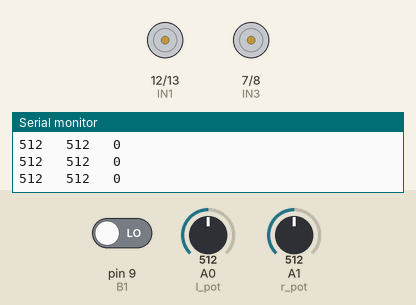
Simulated run of this sketch. Board: Arduino Uno, built with avr-gcc and run on an emulated ATmega328P. On the bench: motor-driver pin pairs drawn as motors (green arrow = first pin HIGH = forward, orange = second pin HIGH = backward, longer = more drive, scaled by the enable pin), the last lines printed to the serial monitor. Inputs (shaded band) come from the test bench; at power-on: pin 9 (B1) LOW, A0 (l_pot) = 512, A1 (r_pot) = 512.

Above: at 1.2 s.
1.3 s: pin 9 (B1) driven HIGH
At 1.83 s:
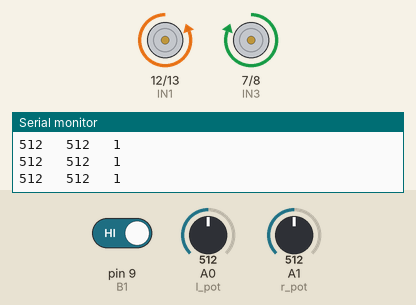
4.3 s: pin 9 (B1) driven LOW
At 4.8 s:
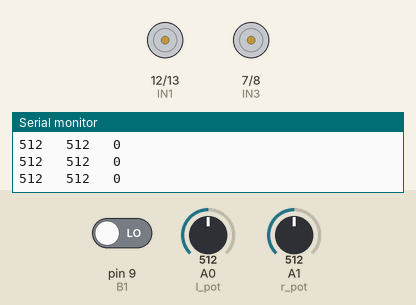
7.3 s: A0 (l_pot) set to 105
10.3 s: A0 (l_pot) set to 91
11.8 s: A1 (r_pot) set to 105
13.3 s: A1 (r_pot) set to 93
Timing chart, 0 to 16.3 s (numbered marks = the images above; inputs shaded):
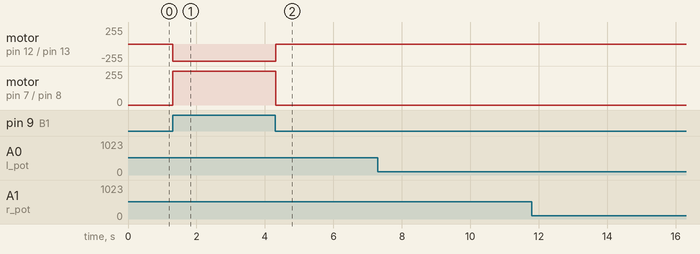

The sketch:

MKII_FA_ACTUATION.ino
```cpp
// bottom link rotation: 56.479931 deg
// top link rotation: 86.479945 deg
//Yellow +
//Green -
#define r_pot A1
#define l_pot A0

#define IN1 12
#define IN2 13 // RIGHT MOTOR
#define EN1 11


#define IN3 7
#define IN4 8 // LEFT MOTOR
#define EN2 10

#define B1 9


bool open = true;

float tl_rot = 56.479931;   //deg
float bl_rot = 86.479945;   //deg
float l_length = 26.43951;  //mm
int r_closed_min = 305;
int r_closed_max = 312;
int r_open_min = 832;
int r_open_max = 832;

int l_closed_min = 829;
int l_closed_max = 832;
int l_open_min = 24;
int l_open_max = 24;


float s_ratio = tl_rot / bl_rot;
int speed = 255;

void setup() {
  // put your setup code here, to run once:
  Serial.begin(9600);

  pinMode(IN1, OUTPUT);
  pinMode(IN2, OUTPUT);
  pinMode(EN1, OUTPUT);
  pinMode(IN3, OUTPUT);
  pinMode(IN4, OUTPUT);
  pinMode(EN2, OUTPUT);
}

void loop() {
  // put your main code here, to run repeatedly:
  // put your main code here, to run repeatedly:
  Serial.print((analogRead(A0)));
  Serial.print("   ");
  Serial.print((analogRead(A1))); //
  Serial.print("   ");
  Serial.println((digitalRead(B1)));

  if (digitalRead(B1) == HIGH) {
    analogWrite(EN1, speed);
        digitalWrite(IN1, LOW);   // set motor driver low (DOWN)
        digitalWrite(IN2, HIGH);  // set motor driver high-
        analogWrite(EN2, speed);
        digitalWrite(IN3, HIGH);   // set motor driver low (DOWN)
        digitalWrite(IN4, LOW);  // set motor driver high
        delay(150);
      }
    stop();

}

bool move(bool open) {

  if (open == false) {

    if ((analogRead(r_pot) < r_closed_min) && (analogRead(l_pot) < l_closed_min)) {
      while ((analogRead(r_pot) < r_closed_min) && (analogRead(l_pot) < l_closed_min)) {
        analogWrite(EN1, speed);
        digitalWrite(IN1, LOW);   // set motor driver low (DOWN)
        digitalWrite(IN2, HIGH);  // set motor driver high-
        analogWrite(EN2, speed);
        digitalWrite(IN3, HIGH);   // set motor driver low (DOWN)
        digitalWrite(IN4, LOW);  // set motor driver high
      }
      stop();
    }

    delay(50);

    return true;
  } else {

    if ((analogRead(r_pot) > r_open_max) && (analogRead(l_pot) > l_open_max)) {
      while ((analogRead(r_pot) > r_open_max) && (analogRead(l_pot) > l_open_max)) {
        analogWrite(EN1, speed);
        digitalWrite(IN1, HIGH);  // set motor driver low (DOWN)
        digitalWrite(IN2, LOW);   // set motor driver high
        analogWrite(EN2, speed);
        digitalWrite(IN3, LOW);  // set motor driver low (DOWN)
        digitalWrite(IN4, HIGH);   // set motor driver high
      }
      stop();
    }

    delay(50);
  }

  return false;
}

void stop() {
  analogWrite(EN1, 0);
  digitalWrite(IN1, LOW);  // set motor driver low (DOWN)
  digitalWrite(IN2, LOW);  // set motor driver high
  analogWrite(EN2, 0);
  digitalWrite(IN3, LOW);  // set motor driver low (DOWN)
  digitalWrite(IN4, LOW);  // set motor driver high
}

int rpm() {

}
```

Measured:
- after the input at 1.3 s, motor on pin 12 (IN1) / pin 13 (IN2): stopped → backward 255/255 at once; motor on pin 7 (IN3) / pin 8 (IN4): stopped → forward 255/255 at once
- after the input at 4.3 s, motor on pin 12 (IN1) / pin 13 (IN2): backward 255/255 → stopped at once; motor on pin 7 (IN3) / pin 8 (IN4): forward 255/255 → stopped at once
